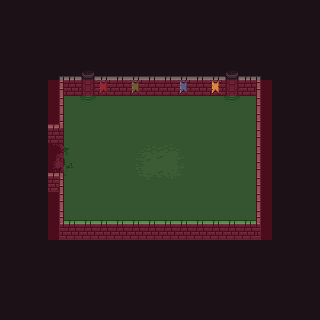

This is a level from a 2D game, rendered from its Tiled map with the project's own tilesets. A one-line summary and the complete map file follow:
An orthogonal 20x20 tile map with 16x16 px tiles, 6 tile layers (bg, floor, exits, fg, ...), 4 tilesets and 3 objects (w).

<map version="1.5" tiledversion="1.6.0" orientation="orthogonal" renderorder="right-down" width="20" height="20" tilewidth="16" tileheight="16" infinite="0" nextlayerid="11" nextobjectid="7">
 <tileset firstgid="1" source="0x72_16x16DungeonTileset_walls.v1.tsx" />
 <tileset firstgid="257" source="0x72_16x16DungeonTileset.v4.tsx" />
 <tileset firstgid="513" source="NavigationTileSet.tsx" />
 <tileset firstgid="515" source="spawnTileset.tsx" />
 <layer id="1" name="bg" width="20" height="20">
  <data encoding="csv">
130,130,130,130,130,130,130,130,130,130,130,130,130,130,130,130,130,130,130,130,
130,130,130,130,130,130,130,130,130,130,130,130,130,130,130,130,130,130,130,130,
130,130,130,130,130,130,130,130,130,130,130,130,130,130,130,130,130,130,130,130,
130,130,130,130,130,130,130,130,130,130,130,130,130,130,130,130,130,130,130,130,
130,130,130,130,130,130,130,130,130,130,130,130,130,130,130,130,130,130,130,130,
130,130,130,130,130,130,130,130,130,130,130,130,130,130,130,130,130,130,130,130,
130,130,130,130,130,130,130,130,130,130,130,130,130,130,130,130,130,130,130,130,
130,130,130,130,130,130,130,130,130,130,130,130,130,130,130,130,130,130,130,130,
130,130,130,130,130,130,130,130,130,130,130,130,130,130,130,130,130,130,130,130,
130,130,130,130,130,130,130,130,130,130,130,130,130,130,130,130,130,130,130,130,
130,130,130,130,130,130,130,130,130,130,130,130,130,130,130,130,130,130,130,130,
130,130,130,130,130,130,130,130,130,130,130,130,130,130,130,130,130,130,130,130,
130,130,130,130,130,130,130,130,130,130,130,130,130,130,130,130,130,130,130,130,
130,130,130,130,130,130,130,130,130,130,130,130,130,130,130,130,130,130,130,130,
130,130,130,130,130,130,130,130,130,130,130,130,130,130,130,130,130,130,130,130,
130,130,130,130,130,130,130,130,130,130,130,130,130,130,130,130,130,130,130,130,
130,130,130,130,130,130,130,130,130,130,130,130,130,130,130,130,130,130,130,130,
130,130,130,130,130,130,130,130,130,130,130,130,130,130,130,130,130,130,130,130,
130,130,130,130,130,130,130,130,130,130,130,130,130,130,130,130,130,130,130,130,
130,130,130,130,130,130,130,130,130,130,130,130,130,130,130,130,130,130,130,130
</data>
 </layer>
 <layer id="2" name="floor" width="20" height="20">
  <data encoding="csv">
0,0,0,0,0,0,0,0,0,0,0,0,0,0,0,0,0,0,0,0,
0,0,0,0,0,0,0,0,0,0,0,0,0,0,0,0,0,0,0,0,
0,0,0,0,0,0,0,0,0,0,0,0,0,0,0,0,0,0,0,0,
0,0,0,0,0,0,0,0,0,0,0,0,0,0,0,0,0,0,0,0,
0,0,0,0,0,0,0,0,0,0,0,0,0,0,0,0,0,0,0,0,
0,0,0,0,0,0,0,0,0,0,0,0,0,0,0,0,0,0,0,0,
0,0,0,0,107,107,107,107,107,107,107,107,107,107,107,107,0,0,0,0,
0,0,0,0,107,107,107,107,107,107,107,107,107,107,107,107,0,0,0,0,
0,0,0,0,107,107,107,107,107,107,107,107,107,107,107,107,0,0,0,0,
0,0,0,107,107,107,107,107,107,107,107,107,107,107,107,107,0,0,0,0,
0,0,0,107,107,107,107,107,107,107,107,107,107,107,107,107,0,0,0,0,
0,0,0,0,107,107,107,107,107,107,107,107,107,107,107,107,0,0,0,0,
0,0,0,0,107,107,107,107,107,107,107,107,107,107,107,107,0,0,0,0,
0,0,0,0,107,107,107,107,107,107,107,107,107,107,107,107,0,0,0,0,
0,0,0,0,107,107,107,107,107,107,107,107,107,107,107,107,0,0,0,0,
0,0,0,0,0,0,0,0,0,0,0,0,0,0,0,0,0,0,0,0,
0,0,0,0,0,0,0,0,0,0,0,0,0,0,0,0,0,0,0,0,
0,0,0,0,0,0,0,0,0,0,0,0,0,0,0,0,0,0,0,0,
0,0,0,0,0,0,0,0,0,0,0,0,0,0,0,0,0,0,0,0,
0,0,0,0,0,0,0,0,0,0,0,0,0,0,0,0,0,0,0,0
</data>
 </layer>
 <layer id="5" name="exits" width="20" height="20">
  <data encoding="csv">
0,0,0,0,0,0,0,0,0,0,0,0,0,0,0,0,0,0,0,0,
0,0,0,0,0,0,0,0,0,0,0,0,0,0,0,0,0,0,0,0,
0,0,0,0,0,0,0,0,0,0,0,0,0,0,0,0,0,0,0,0,
0,0,0,0,0,0,0,0,0,0,0,0,0,0,0,0,0,0,0,0,
0,0,0,0,0,0,0,0,0,0,0,0,0,0,0,0,0,0,0,0,
0,0,0,0,0,0,0,0,0,0,0,0,0,0,0,0,0,0,0,0,
0,0,0,0,0,0,0,0,0,0,0,0,0,0,0,0,0,0,0,0,
0,0,0,0,0,0,0,0,0,0,0,0,0,0,0,0,0,0,0,0,
0,0,0,0,0,0,0,0,0,0,0,0,0,0,0,0,0,0,0,0,
0,0,0,379,380,0,0,0,0,0,0,0,0,0,0,0,0,0,0,0,
0,0,0,395,396,0,0,0,0,0,0,0,0,0,0,0,0,0,0,0,
0,0,0,0,0,0,0,0,0,0,0,0,0,0,0,0,0,0,0,0,
0,0,0,0,0,0,0,0,0,0,0,0,0,0,0,0,0,0,0,0,
0,0,0,0,0,0,0,0,0,0,0,0,0,0,0,0,0,0,0,0,
0,0,0,0,0,0,0,0,0,0,0,0,0,0,0,0,0,0,0,0,
0,0,0,0,0,0,0,0,0,0,0,0,0,0,0,0,0,0,0,0,
0,0,0,0,0,0,0,0,0,0,0,0,0,0,0,0,0,0,0,0,
0,0,0,0,0,0,0,0,0,0,0,0,0,0,0,0,0,0,0,0,
0,0,0,0,0,0,0,0,0,0,0,0,0,0,0,0,0,0,0,0,
0,0,0,0,0,0,0,0,0,0,0,0,0,0,0,0,0,0,0,0
</data>
 </layer>
 <layer id="3" name="fg" width="20" height="20">
  <data encoding="csv">
0,0,0,0,0,0,0,0,0,0,0,0,0,0,0,0,0,0,0,0,
0,0,0,0,0,0,0,0,0,0,0,0,0,0,0,0,0,0,0,0,
0,0,0,0,0,0,0,0,0,0,0,0,0,0,0,0,0,0,0,0,
0,0,0,0,0,0,0,0,0,0,0,0,0,0,0,0,0,0,0,0,
0,0,0,1,2,2,2,2,2,2,2,2,2,2,2,2,3,0,0,0,
0,0,0,17,18,18,18,18,18,18,18,18,18,18,18,18,19,0,0,0,
0,0,0,17,0,0,0,0,0,0,0,0,0,0,0,0,19,0,0,0,
0,0,0,37,0,0,0,0,0,0,0,0,0,0,0,0,19,0,0,0,
0,0,0,53,0,0,0,0,0,0,0,0,0,0,0,0,19,0,0,0,
0,0,0,0,0,0,0,0,0,0,0,0,0,0,0,0,19,0,0,0,
0,0,0,5,0,0,0,0,0,0,0,0,0,0,0,0,19,0,0,0,
0,0,0,21,0,0,0,0,0,0,0,0,0,0,0,0,19,0,0,0,
0,0,0,17,0,0,0,0,0,0,0,0,0,0,0,0,19,0,0,0,
0,0,0,33,34,34,34,34,34,34,34,34,34,34,34,34,35,0,0,0,
0,0,0,49,50,50,50,50,50,50,50,50,50,50,50,50,51,0,0,0,
0,0,0,0,0,0,0,0,0,0,0,0,0,0,0,0,0,0,0,0,
0,0,0,0,0,0,0,0,0,0,0,0,0,0,0,0,0,0,0,0,
0,0,0,0,0,0,0,0,0,0,0,0,0,0,0,0,0,0,0,0,
0,0,0,0,0,0,0,0,0,0,0,0,0,0,0,0,0,0,0,0,
0,0,0,0,0,0,0,0,0,0,0,0,0,0,0,0,0,0,0,0
</data>
 </layer>
 <layer id="4" name="props" width="20" height="20">
  <data encoding="csv">
0,0,0,0,0,0,0,0,0,0,0,0,0,0,0,0,0,0,0,0,
0,0,0,0,0,0,0,0,0,0,0,0,0,0,0,0,0,0,0,0,
0,0,0,0,0,0,0,0,0,0,0,0,0,0,0,0,0,0,0,0,
0,0,0,0,0,0,0,0,0,0,0,0,0,0,0,0,0,0,0,0,
0,0,0,0,0,311,0,0,0,0,0,0,0,0,311,0,0,0,0,0,
0,0,0,0,0,327,333,0,334,0,0,335,0,336,327,0,0,0,0,0,
0,0,0,0,0,343,0,0,0,0,0,0,0,0,343,0,0,0,0,0,
0,0,0,0,0,0,0,0,0,0,0,0,0,0,0,0,0,0,0,0,
0,0,0,0,0,0,0,0,0,0,0,0,0,0,0,0,0,0,0,0,
0,0,0,0,0,0,0,0,353,354,355,356,0,0,0,0,0,0,0,0,
0,0,0,0,0,0,0,0,369,370,371,372,0,0,0,0,0,0,0,0,
0,0,0,0,0,0,0,0,0,386,387,0,0,0,0,0,0,0,0,0,
0,0,0,0,0,0,0,0,0,0,0,0,0,0,0,0,0,0,0,0,
0,0,0,0,0,0,0,0,0,0,0,0,0,0,0,0,0,0,0,0,
0,0,0,0,0,0,0,0,0,0,0,0,0,0,0,0,0,0,0,0,
0,0,0,0,0,0,0,0,0,0,0,0,0,0,0,0,0,0,0,0,
0,0,0,0,0,0,0,0,0,0,0,0,0,0,0,0,0,0,0,0,
0,0,0,0,0,0,0,0,0,0,0,0,0,0,0,0,0,0,0,0,
0,0,0,0,0,0,0,0,0,0,0,0,0,0,0,0,0,0,0,0,
0,0,0,0,0,0,0,0,0,0,0,0,0,0,0,0,0,0,0,0
</data>
 </layer>
 <objectgroup id="6" name="Collisions">
  <object id="1" x="64" y="220">
   <polygon points="0,0 0,-48 -16,-48 -16,-84 0,-84 0,-132 16,-132 20,-128 28,-128 32,-132 160,-132 164,-128 172,-128 176,-132 192,-132 192,0" />
  </object>
 </objectgroup>
 <objectgroup id="9" name="Void" />
 <objectgroup id="10" name="SpawnPoints">
  <object id="6" gid="517" x="64" y="160" width="16" height="16" />
 </objectgroup>
 <objectgroup id="7" name="Gates">
  <object id="3" name="w" x="48" y="136">
   <polygon points="0,0 16,0 16,35.8182 0,35.8182" />
  </object>
 </objectgroup>
 <layer id="8" name="navigation" width="20" height="20" opacity="0.21">
  <data encoding="csv">
0,0,0,0,0,0,0,0,0,0,0,0,0,0,0,0,0,0,0,0,
0,0,0,0,0,0,0,0,0,0,0,0,0,0,0,0,0,0,0,0,
0,0,0,0,0,0,0,0,0,0,0,0,0,0,0,0,0,0,0,0,
0,0,0,0,0,0,0,0,0,0,0,0,0,0,0,0,0,0,0,0,
0,0,0,0,0,0,0,0,0,0,0,0,0,0,0,0,0,0,0,0,
0,0,0,514,514,514,514,514,514,514,514,514,514,514,514,514,514,0,0,0,
0,0,0,514,513,513,513,513,513,513,513,513,513,513,513,513,514,0,0,0,
0,0,0,514,513,513,513,513,513,513,513,513,513,513,513,513,514,0,0,0,
0,0,0,514,513,513,513,513,513,513,513,513,513,513,513,513,514,0,0,0,
0,0,0,514,513,513,513,513,513,513,513,513,513,513,513,513,514,0,0,0,
0,0,0,514,513,513,513,513,513,513,513,513,513,513,513,513,514,0,0,0,
0,0,0,514,513,513,513,513,513,513,513,513,513,513,513,513,514,0,0,0,
0,0,0,514,513,513,513,513,513,513,513,513,513,513,513,513,514,0,0,0,
0,0,0,514,513,513,513,513,513,513,513,513,513,513,513,513,514,0,0,0,
0,0,0,514,514,514,514,514,514,514,514,514,514,514,514,514,514,0,0,0,
0,0,0,0,0,0,0,0,0,0,0,0,0,0,0,0,0,0,0,0,
0,0,0,0,0,0,0,0,0,0,0,0,0,0,0,0,0,0,0,0,
0,0,0,0,0,0,0,0,0,0,0,0,0,0,0,0,0,0,0,0,
0,0,0,0,0,0,0,0,0,0,0,0,0,0,0,0,0,0,0,0,
0,0,0,0,0,0,0,0,0,0,0,0,0,0,0,0,0,0,0,0
</data>
 </layer>
</map>
